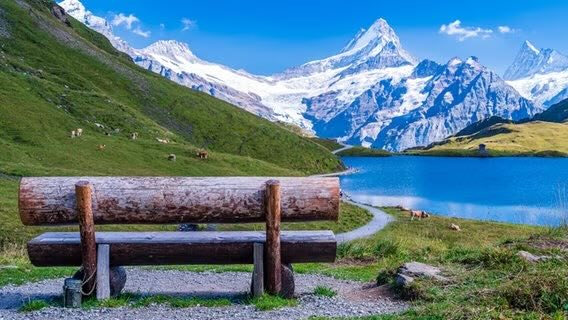
#> input picture Week_10/landscape.jpg, 568 x 320 px
$ jupyter execute --allow-errors k-means_clustering_task01.ipynb
#> lines starting #> are read from the running program, lines starting #| are printed output that depends on the picture; long printed decimals are rounded
# k-means Clustering

## Table of contents

[1.) Simple k-means clustering example](#section_1)<br>
[2.) Image segmentation](#section_2)<br>
[3.) 3D point cloud segmentation](#section_3)<br>
[4.) Finding clusters in the apartment data](#section_4)

## Libraries and settings

[cell 1]
# Install opencv-python-headless (neccessary in GitHub Codespaces)
# !pip install --upgrade pip
# !pip install opencv-python-headless

# Libraries
import os
import cv2
import numpy as np
import pandas as pd
import matplotlib.pyplot as plt

from sklearn.cluster import KMeans
from sklearn.datasets import make_blobs
from sklearn.metrics import silhouette_score
from sklearn.preprocessing import StandardScaler

# Ignore warnings
import warnings
warnings.filterwarnings('ignore')

# Current working directory
print('\nCurrent working directory:', os.getcwd())

## 1.) Simple k-means clustering example
<a id='section_1'></a>

### Create the dataset

[cell 2]
# Create data
centers = [[2,1], [-2,2], [-2,-2], [-4,-5], [5,7]]
X, y = make_blobs(n_samples=300,
                  centers=centers,
                  cluster_std=0.8,
                  random_state=42)

# Normalization of the values
X = StandardScaler().fit_transform(X)

# Plot the data
plt.figure(figsize=(6,4))
plt.scatter(X[:,0], X[:,1], s=10, color='darkred')
plt.show()
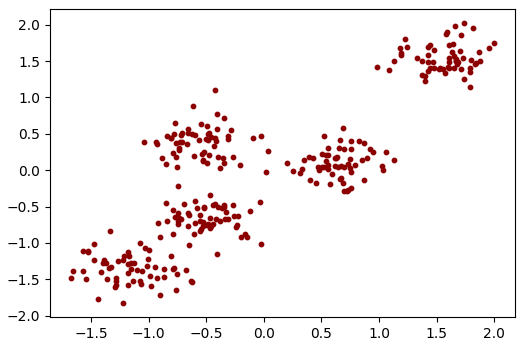
#> figure drawn by matplotlib, 1 panel

### Elbow Method showing the optimal k

[cell 3]
# Sum of squared distances of samples to their closest cluster center
distortions = []

# Range of k's
K = range(1,16,1)

# Loop to find the optimal k
for k in K:
    kmeanModel = KMeans(n_clusters=k)
    kmeanModel.fit(X)
    distortions.append(kmeanModel.inertia_)

# Elbow plot
plt.figure(figsize=(5,3))
plt.plot(K, distortions, 'bx-')
plt.xlabel('k')
plt.ylabel('Distortion')
plt.title('The Elbow Method showing the optimal k')

plt.show()
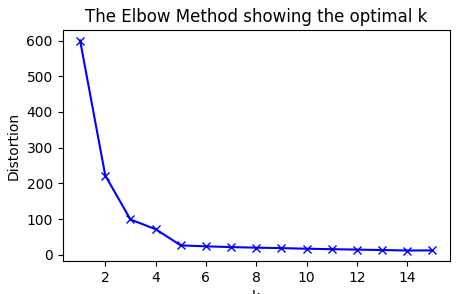
#> figure drawn by matplotlib, 1 panel; curve peaks at x = 1, y = 600

## Task 1 b)
I think the optimal k is either 3 or 4 because that's where the curve bends.

### Perform k-means clustering

[cell 4]
# Number of clusters
k = 5

# k-means clustering
kmeans = KMeans(n_clusters=k, random_state=42).fit(X)

# Predict the values
y2 = kmeans.predict(X)

# Plot the clusters
plt.figure(figsize=(6,4))
plt.scatter(X[:, 0], X[:, 1], c=y2, s=10)
plt.show()
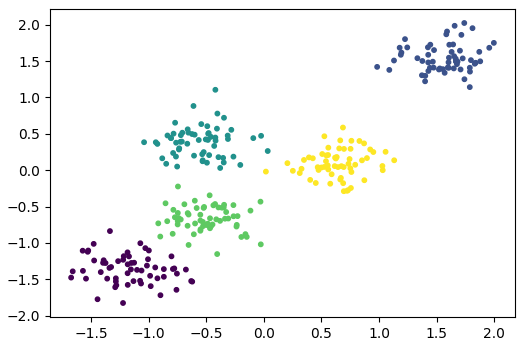
#> figure drawn by matplotlib, 1 panel

### Get and check the converged cluster centroids

[cell 5]
# Print centroids
centroids = kmeans.cluster_centers_
print('Cluster centroids:')
print(centroids, '\n')

# Check the 1st cluster's centroid 'by hand'
clust_00 = X[y2 == 0]
print('The 1st cluster\'s centroid:')
print(f'x = {sum(clust_00[:,0]/len(clust_00[:,0])):.8f}')
print(f'y = {sum(clust_00[:,1]/len(clust_00[:,1])):.8f}')

### Get the inertia or 'within-cluster sum-of-squares (WCSS)' of the k-means model

[cell 6]
print(f'Within-cluster sum-of-squares: {kmeans.inertia_:.4f}')

### Perform Silhouette Analysis
- For examples see:
- https://laid-back-scientist.com/en/k-means
- https://machinelearninggeek.com/evaluating-clustering-methods
- https://medium.com/@favourphilic/how-to-interpret-silhouette-plot-for-k-means-clustering-414e144a17fe

[cell 7]
# Import own module for Silhouette plots
from silhouette import *

# Create Silhouette plots for different k's
# Note: range(2,12,1) provides: [2, 3, 4, 5, 6, 7, 8, 9, 10, 11]
#> (the rest of this cell did not finish here and is left out)

## 2.) Image segmentation
<a id='section_2'></a>

### Read the image

[cell 8]
# Read the image
image = cv2.imread('landscape.jpg')
#> image is the input picture: shape (320, 568, 3); mean B, G, R 135.1, 122.8, 90.9

# Change the color to RGB (from BGR)
image = cv2.cvtColor(image, cv2.COLOR_BGR2RGB)

# Plot the image
plt.figure(figsize=(6,8))
plt.imshow(image)

### Reshape the image

[cell 9]
# Reshaping the image into a 2D array of pixels and RGB colors
pixel_vals = image.reshape((-1,3))

# Convert to float
pixel_vals = np.float32(pixel_vals)
pixel_vals

### Elbow method showing the optimal k

[cell 10]
# Sum of squared distances of samples to their closest cluster center
distortions = []

# Range of k's
K = range(2,10,1)

# Loop to find the optimal k
for k in K:
    kmeanModel = KMeans(n_clusters=k)
    kmeanModel.fit(pixel_vals)
    distortions.append(kmeanModel.inertia_)
#> after the loop, distortions = [1.01e+09, 571991424, 414565440, 316111488, 250918048, 210061568, 184359536, 168288704]

# Elbow plot
plt.figure(figsize=(5,3))
plt.plot(K, distortions, 'bx-')
plt.xlabel('k')
plt.ylabel('Distortion')
plt.title('The Elbow method showing the optimal k')

plt.show()
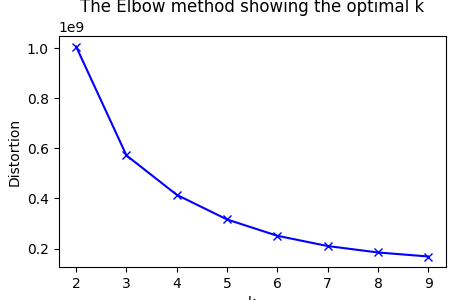
#> figure drawn by matplotlib, 1 panel

### Perform image segmentation

[cell 11]
# Number of clusters
k = 5

# Criteria for the segmentation algorithm to stop running
criteria = (cv2.TERM_CRITERIA_EPS + cv2.TERM_CRITERIA_MAX_ITER, 100, 0.85)

# Perform k-means clustering
retval, labels, centers = cv2.kmeans(pixel_vals,
                                     k,
                                     None,
                                     criteria,
                                     10,
                                     cv2.KMEANS_RANDOM_CENTERS)
#> retval = 316252112.5; centers = [[19.05, 132.1, 218.4], [133.9, 159.3, 196.3], [97.07, 107.4, 73.78], [203.5, 215.3, 237.6], [45.36, 54.31, 38.62]]

# Print cluster labels
print('Cluster labels:')
print(labels, '\n')
#> (printed output is left out)

# Print cluster centroids
print(f'Centroids of {k} clusters')
print(centers)
#| [[ 19.053 132.067  218.370 ]
#|  [133.937  159.345  196.3497  ]
#|  [ 97.068  107.407  73.777 ]
#|  [203.485  215.275  237.602 ]
#|  [ 45.356   54.308  38.617 ]]

### k=2

[cell 12]
# Convert data into 8-bit values
centers = np.uint8(centers)
#> centers = [[19, 132, 218], [133, 159, 196], [97, 107, 73], [203, 215, 237], [45, 54, 38]]
segmented_data = centers[labels.flatten()]

# Reshape data into the original image dimensions
segmented_image = segmented_data.reshape((image.shape))
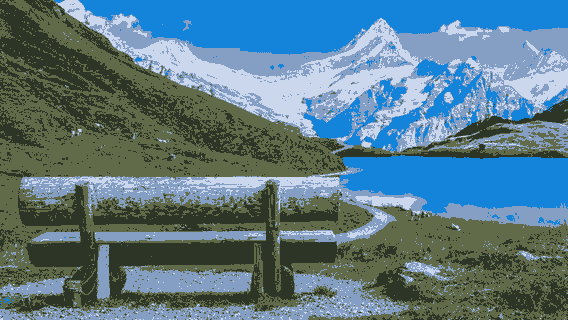
#> segmented_image: shape (320, 568, 3); mean R, G, B 90.6, 122.5, 134.6

# Show result
plt.figure(figsize=(6,8))
plt.imshow(segmented_image)
